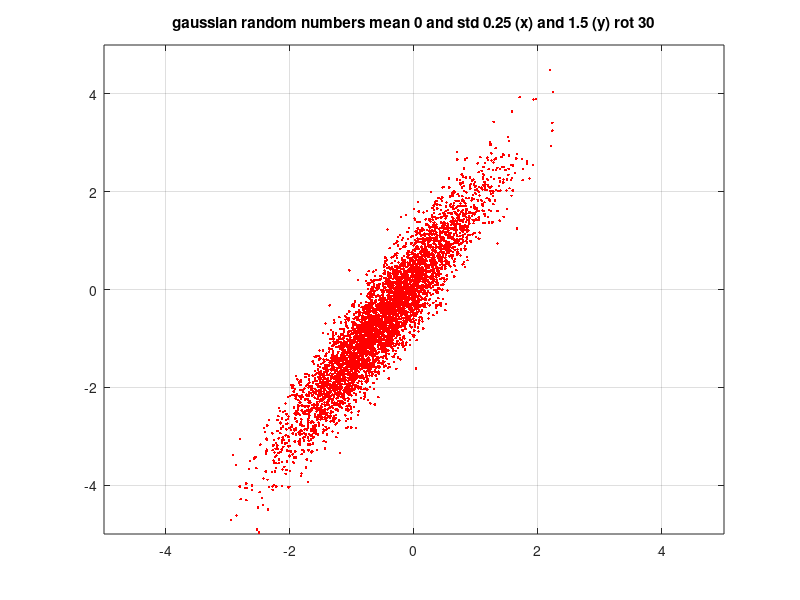

The MATLAB script that drew this image:
N = 5000;
for i=1:7
    switch i
        case 1
            X = rand(N,2);
            stx = 'uniform random numbers between 0 and 1';
        case 2
            X = 2*rand(N,2)-1;
            stx = 'uniform random numbers between -1 and 1';
        case 3
            X = [(rand(N,1)-0.5)*2 (rand(N,1)-0.5)*4];
            stx = 'uniform random numbers between -1 and 1 (x) , -2 and 2 (y)';
        case 4
            X = randn(N,2);
            stx = 'gaussian random numbers mean 0 and std 1';
        case 5
            X = [(randn(N,1)-0.5)*0.25 (randn(N,1)-0.5)*1.5];
            stx = 'gaussian random numbers mean 0 and std 0.25 (x) and 1.5 (y)';
        case 6
            X = [(randn(N,1)-0.5)*0.25 (randn(N,1)-0.5)*1.5];
            th = 45/180*pi;
            X = X*[cos(th) -sin(th);sin(th) cos(th)];
            stx = 'gaussian random numbers mean 0 and std 0.25 (x) and 1.5 (y) rot 45';
        case 7
            X = [(randn(N,1)-0.5)*0.25 (randn(N,1)-0.5)*1.5];
            th = 30/180*pi;
            X = X*[cos(th) -sin(th);sin(th) cos(th)];
            stx = 'gaussian random numbers mean 0 and std 0.25 (x) and 1.5 (y) rot 30';
    end
    plot(X(:,1),X(:,2),'r.')
    axis([-5 5 -5 5])
    c = cov(X)
    title(stx)
    grid on
    pause
end



